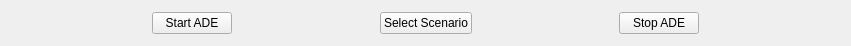
             <widget class="QWidget" name="layoutWidget">
              <property name="geometry">
               <rect>
                <x>0</x>
                <y>30</y>
                <width>851</width>
                <height>29</height>
               </rect>
              </property>
              <layout class="QHBoxLayout" name="horizontalLayout_3">
               <item>
                <spacer name="horizontalSpacer_16">
                 <property name="orientation">
                  <enum>Qt::Horizontal</enum>
                 </property>
                 <property name="sizeHint" stdset="0">
                  <size>
                   <width>61</width>
                   <height>24</height>
                  </size>
                 </property>
                </spacer>
               </item>
               <item>
                <widget class="QPushButton" name="b_control_start_ade">
                 <property name="text">
                  <string>Start ADE</string>
                 </property>
                </widget>
               </item>
               <item>
                <spacer name="horizontalSpacer_13">
                 <property name="orientation">
                  <enum>Qt::Horizontal</enum>
                 </property>
                 <property name="sizeHint" stdset="0">
                  <size>
                   <width>87</width>
                   <height>24</height>
                  </size>
                 </property>
                </spacer>
               </item>
               <item>
                <widget class="QPushButton" name="b_control_sel_scenario">
                 <property name="text">
                  <string>Select Scenario</string>
                 </property>
                </widget>
               </item>
               <item>
                <spacer name="horizontalSpacer_14">
                 <property name="orientation">
                  <enum>Qt::Horizontal</enum>
                 </property>
                 <property name="sizeHint" stdset="0">
                  <size>
                   <width>87</width>
                   <height>24</height>
                  </size>
                 </property>
                </spacer>
               </item>
               <item>
                <widget class="QPushButton" name="b_control_stopAde">
                 <property name="text">
                  <string>Stop ADE</string>
                 </property>
                </widget>
               </item>
               <item>
                <spacer name="horizontalSpacer_15">
                 <property name="orientation">
                  <enum>Qt::Horizontal</enum>
                 </property>
                 <property name="sizeHint" stdset="0">
                  <size>
                   <width>61</width>
                   <height>24</height>
                  </size>
                 </property>
                </spacer>
               </item>
              </layout>
             </widget>
